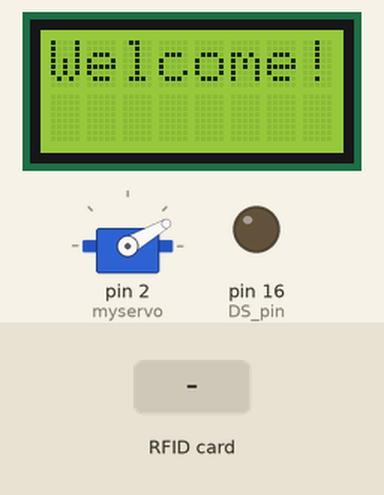
Bench run of a sketch on a simulated Arduino Uno, built with avr-gcc and run on an emulated ATmega328P. Shown: 8×2 character LCD, servo, output pins drawn as LEDs (lit = HIGH). Inputs (shaded band) come from the test bench. Pins used as bus, display or sensor lines are not drawn; what the sketch prints to the serial monitor is not drawn.

Above: at 1.3 s.
1.4 s: RFID card 5E 7A 19 C4 held to the reader
At 2.0 s:
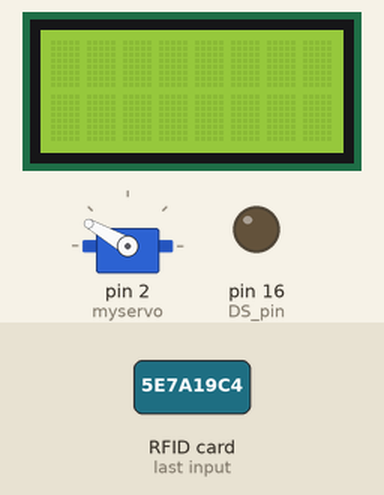
At 3.0 s:
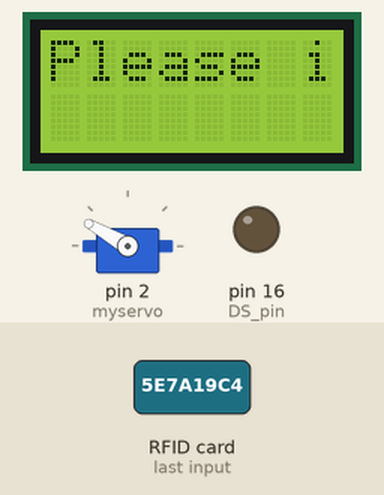
Timing chart, 0 to 14.2 s (numbered marks = the images above; inputs shaded):
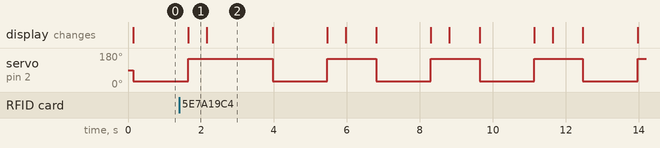

The sketch:

DOOR_MAR_6.ino
```cpp
////////////////PROTOTYPES??? ////////////////
void identify();


//////////////////////////////////
#include <EEPROM.h>     // We are going to read and write PICC's UIDs from/to EEPROM
#include <SPI.h>        // RC522 Module uses SPI protocol
#include <MFRC522.h>  // Library for Mifare RC522 Devices


#include <LiquidCrystal.h>
#include <Servo.h>

// DEF for Servo
Servo myservo;


////////////////CARDREADER//////////////
#define RST_PIN         9          // Configurable, see typical pin layout above
#define SS_PIN          10         // Configurable, see typical pin layout above
MFRC522 mfrc522(SS_PIN, RST_PIN);  // Create MFRC522 instance
///////////LEDS////////////////////////
#define DS_pin 16
#define STCP_pin 15
#define SHCP_pin 14


// DEF for LCD Display //////////////////////////////
LiquidCrystal lcd(3, 4, 5, 6, 7, 8);

boolean registers[8];  //default value = false = 0
int delayTime = 100;


//////////////////////////////new///////////////////////////
byte storedCard[4];   // Stores an ID read from EEPROM
byte readCard[4];   // Stores scanned ID read from RFID Module
byte masterCard[4];   // Stores master card's ID read from EEPROM

uint8_t successRead;    // Variable integer to keep if we have Successful Read from Reader

int lukas[4] = {108, 159, 69, 74};

/////////////////////////////new end ///////////////////////

//byte lukas[4] = "6C 9F";


void setup() {
  Serial.begin(9600);   // Initialize serial communications with the PC
  while (!Serial);    // Do nothing if no serial port is opened (added for Arduinos based on ATMEGA32U4)
  SPI.begin();      // Init SPI bus
  mfrc522.PCD_Init();   // Init MFRC522
  delay(4);       // Optional delay. Some board do need more time after init to be ready, see Readme
  //mfrc522.PCD_DumpVersionToSerial();  // Show details of PCD - MFRC522 Card Reader details
  Serial.println(F("Scan PICC to see UID, SAK, type, and data blocks..."));


//////////////////////////////////////////////////////

  pinMode(DS_pin, OUTPUT);
  pinMode(STCP_pin, OUTPUT);
  pinMode(SHCP_pin, OUTPUT);
  writeReg();


/////////////////////////////////////

    /* LCD Display */
   // set the cursor to column 0, line 1
  lcd.setCursor(0, 1);
  // print the number of seconds since reset:
  lcd.print(millis() / 1000);
  // set up the LCD's number of columns and rows:
  lcd.begin(8, 2);
  // Print a message to the LCD.
  lcd.print("Please Identify");

    /*Servo*/
  myservo.attach(2);
  myservo.write(90);// move servos to center position -> 90°


}


void writeReg()
{
  digitalWrite(STCP_pin,LOW);

  for (int i = 7; i >= 0; i--)
  {
    digitalWrite(SHCP_pin,LOW);
    digitalWrite(DS_pin, registers[i]);
    digitalWrite(SHCP_pin, HIGH);
  }
  digitalWrite(STCP_pin, HIGH);
}


void loop() {


/*

  // Reset the loop if no new card present on the sensor/reader. This saves the entire process when idle.
  if ( ! mfrc522.PICC_IsNewCardPresent()) {
    return;
  }

  // Select one of the cards
  if ( ! mfrc522.PICC_ReadCardSerial()) {
    return;
  }

  */

  // Dump debug info about the card; PICC_HaltA() is automatically called
  //mfrc522.PICC_DumpToSerial(&(mfrc522.uid));

/*
  if ( EEPROM.read(0))
  {
      for (int i = 0; i <8; i++)
  {
    registers[i] = HIGH;
    delay(delayTime);
    writeReg();
  }
  */

lcd.write("Please identify");
  identify();

////////////////////////////////////
  //myservo.write(90);// move servos to center position -> 90°
  //delay(500);
  myservo.write(30);// move servos to center position -> 60°
      lcd.clear();
    lcd.print("Welcome!");

  delay(1500);

    lcd.clear();
  //myservo.write(90);// move servos to center position -> 90°
  //delay(500);
  myservo.write(150);// move servos to center position -> 120°
  delay(500);

  lcd.write("Please identify");
//////////////////////////////

  for (int i = 7; i >= 0; i--)
  {
    registers[i] = LOW;
    delay(delayTime);
    writeReg();
  }

  }


///////////////////IDENTIFY
void identify() {
    if (mfrc522.PICC_IsNewCardPresent() && mfrc522.PICC_ReadCardSerial() ) {
    Serial.print("Gelesene UID:");
    for (byte i = 0; i < mfrc522.uid.size; i++) {
      // Abstand zwischen HEX-Zahlen und führende Null bei Byte < 16
      //Serial.print(mfrc522.uid.uidByte[i] < 0x10 ); //? " 0" : " ");
      readCard[i] = mfrc522.uid.uidByte[i];
      Serial.print(readCard[i], HEX);
      //Serial.print(mfrc522.uid.uidByte[i], HEX);
    }
    Serial.println();

    for (int i = 0; i < 4; i++) {
      Serial.println(readCard[i]);
    }

        if (readCard[0] == lukas[0] &&
    readCard[1] == lukas[1] &&
    readCard[2] == lukas[2]) {
    Serial.println(F("SUCCESS"));
    success();
    }

    // Versetzt die gelesene Karte in einen Ruhemodus, um nach anderen Karten suchen zu können.
    mfrc522.PICC_HaltA();
    delay(1000);
}
}


void success() {

  lcd.write("success");
}

void fail() {
  int fail = 0;
}


//////////////////////////////////...............new........///////////////
///////////////////////////////////////// Get PICC's UID ///////////////////////////////////
/*uint8_t getID() {
  // Getting ready for Reading PICCs
  if ( ! mfrc522.PICC_IsNewCardPresent()) { //If a new PICC placed to RFID reader continue
    return 0;
  }
  if ( ! mfrc522.PICC_ReadCardSerial()) {   //Since a PICC placed get Serial and continue
    return 0;
  }
  // There are Mifare PICCs which have 4 byte or 7 byte UID care if you use 7 byte PICC
  // I think we should assume every PICC as they have 4 byte UID
  // Until we support 7 byte PICCs
  Serial.println(F("Scanned PICC's UID:"));
  for ( uint8_t i = 0; i < 4; i++) {  //
    readCard[i] = mfrc522.uid.uidByte[i];
    Serial.print(readCard[i], HEX);

    for (int j=0; j < 4; j++) {
      if (readCard[i] != lukas[i]) {
        break;
      }
      Serial.print("Hello lukas");
    }
  }
  Serial.println("");
  mfrc522.PICC_HaltA(); // Stop reading
  return 1;
}

*/


//////////////////////////////////////// Read an ID from EEPROM //////////////////////////////
/*void readID( uint8_t number ) {
  uint8_t start = (number * 4 ) + 2;    // Figure out starting position
  for ( uint8_t i = 0; i < 4; i++ ) {     // Loop 4 times to get the 4 Bytes
    storedCard[i] = EEPROM.read(start + i);   // Assign values read from EEPROM to array
  }
} */


///////////////////////////////////////// Find ID From EEPROM   ///////////////////////////////////
/*bool findID( byte find[] ) {
  uint8_t count = EEPROM.read(0);     // Read the first Byte of EEPROM that
  for ( uint8_t i = 1; i < count; i++ ) {    // Loop once for each EEPROM entry
    readID(i);          // Read an ID from EEPROM, it is stored in storedCard[4]
    if ( checkTwo( find, storedCard ) ) {   // Check to see if the storedCard read from EEPROM
      return true;
    }
    else {    // If not, return false
    }
  }
  return false;
} */


///////////////////////////////////////// Check Bytes   ///////////////////////////////////
/*bool checkTwo ( byte a[], byte b[] ) {
  for ( uint8_t k = 0; k < 4; k++ ) {   // Loop 4 times
    if ( a[k] != b[k] ) {     // IF a != b then false, because: one fails, all fail
       return false;
    }
  }
  return true;
} */
```

Measured:
- by itself, servo on pin 2 (myservo): repeats every 2.8 s: 30° 1.5 s, 150° 1.3 s
- what the display in image 1 shows lasts 0.5 s, from 1.7 s to 2.2 s
